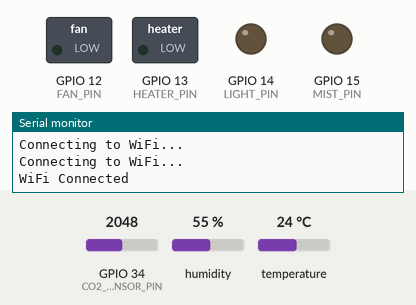
The sketch below on a simulated ESP32. Shown: switched loads named in the sketch (green lamp = pin HIGH), output pins drawn as LEDs (lit = HIGH), the last lines printed to the serial monitor. The inputs (shaded band) are chosen by the test bench; at power-on: humidity 55 %, GPIO 34 (CO2_SENSOR_PIN) = 2048, temperature 24 °C. WiFi joins after 1.5 s; servers stay silent unless stated.

Above: at 3.5 s.
3.6 s: humidity set to 41 %
At 4.9 s:
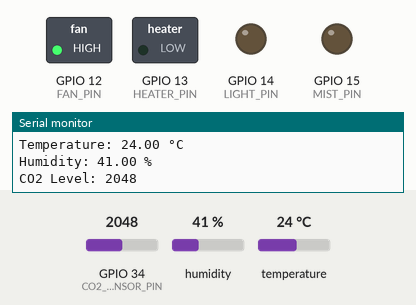
5.8 s: humidity set to 38 %
At 9.2 s:
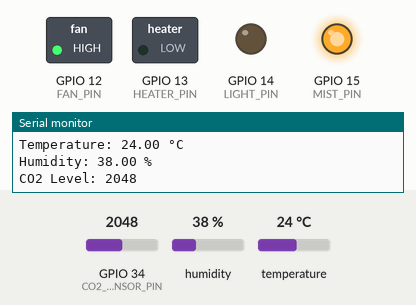
9.8 s: GPIO 34 (CO2_SENSOR_PIN) set to 421
11.5 s: GPIO 34 (CO2_SENSOR_PIN) set to 368
At 13.4 s:
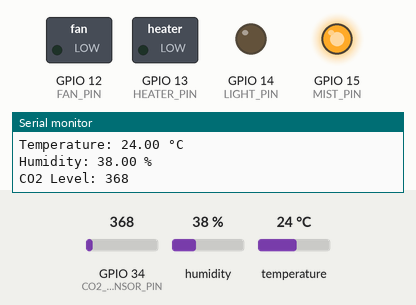
13.8 s: temperature set to 19 °C
17.5 s: temperature set to 16 °C
At 20.7 s:
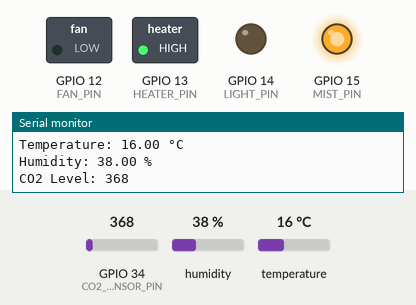
Timing chart, 0 to 22.2 s (numbered marks = the images above; inputs shaded):
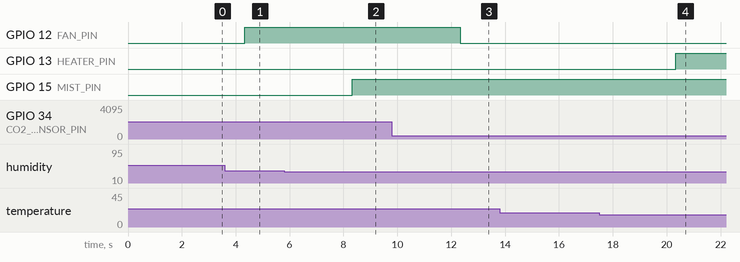

Measured:
- the behaviour switches between 40 and 39 % on humidity (found by bisection; images 1 and 2)
- the behaviour switches between 401 and 400 on GPIO 34 (CO2_SENSOR_PIN) (found by bisection; images 2 and 3)
- the behaviour switches between 18 and 17 °C on temperature (found by bisection; images 3 and 4)
- after the input at 5.8 s, GPIO 15 (MIST_PIN): LOW → HIGH after 2.5 s
- after the input at 11.5 s, GPIO 12 (FAN_PIN): HIGH → LOW after 0.83 s
- after the input at 17.5 s, GPIO 13 (HEATER_PIN): LOW → HIGH after 2.8 s

The sketch:

FC_project.ino
```cpp
#define BLYNK_TEMPLATE_ID "YOUR_TEMPLATE_ID"
#define BLYNK_TEMPLATE_NAME "Smart Greenhouse"
#define BLYNK_AUTH_TOKEN "YOUR_AUTH_TOKEN"

#include <WiFi.h>
#include <BlynkSimpleEsp32.h>
#include <DHT.h>

#define DHT_PIN 4
#define DHT_TYPE DHT11

#define FAN_PIN 12
#define HEATER_PIN 13
#define LIGHT_PIN 14
#define MIST_PIN 15
#define CO2_SENSOR_PIN 34

char ssid[] = "YOUR_WIFI_NAME";
char pass[] = "YOUR_WIFI_PASSWORD";

DHT dht(DHT_PIN, DHT_TYPE);
BlynkTimer timer;

float temperature;
float humidity;
int co2Level;

// Environmental thresholds
const float TEMP_HIGH = 30.0;
const float TEMP_LOW = 18.0;
const float HUMIDITY_LOW = 40.0;
const int CO2_HIGH = 400;

void readSensors()
{
    temperature = dht.readTemperature();
    humidity = dht.readHumidity();
    co2Level = analogRead(CO2_SENSOR_PIN);

    if (isnan(temperature) || isnan(humidity))
    {
        Serial.println("Failed to read DHT sensor!");
        return;
    }

    Serial.println("===== Greenhouse Data =====");
    Serial.print("Temperature: ");
    Serial.print(temperature);
    Serial.println(" °C");

    Serial.print("Humidity: ");
    Serial.print(humidity);
    Serial.println(" %");

    Serial.print("CO2 Level: ");
    Serial.println(co2Level);

    // Send data to Blynk
    Blynk.virtualWrite(V0, temperature);
    Blynk.virtualWrite(V1, humidity);
    Blynk.virtualWrite(V2, co2Level);
}

void controlActuators()
{
    // Temperature Control
    if (temperature > TEMP_HIGH)
    {
        digitalWrite(FAN_PIN, HIGH);
        digitalWrite(HEATER_PIN, LOW);
    }
    else if (temperature < TEMP_LOW)
    {
        digitalWrite(FAN_PIN, LOW);
        digitalWrite(HEATER_PIN, HIGH);
    }
    else
    {
        digitalWrite(FAN_PIN, LOW);
        digitalWrite(HEATER_PIN, LOW);
    }

    // Humidity Control
    if (humidity < HUMIDITY_LOW)
    {
        digitalWrite(MIST_PIN, HIGH);
    }
    else
    {
        digitalWrite(MIST_PIN, LOW);
    }

    // CO2 Control
    if (co2Level > CO2_HIGH)
    {
        digitalWrite(FAN_PIN, HIGH);
    }

    // Lighting Control
    int currentHour = (millis() / 3600000) % 24;

    if (currentHour >= 6 && currentHour <= 18)
    {
        digitalWrite(LIGHT_PIN, HIGH);
    }
    else
    {
        digitalWrite(LIGHT_PIN, LOW);
    }

    // Send actuator status to Blynk
    Blynk.virtualWrite(V3, digitalRead(FAN_PIN));
    Blynk.virtualWrite(V4, digitalRead(HEATER_PIN));
    Blynk.virtualWrite(V5, digitalRead(MIST_PIN));
    Blynk.virtualWrite(V6, digitalRead(LIGHT_PIN));
}

void sendData()
{
    readSensors();
    controlActuators();
}

void reconnectWiFi()
{
    if (WiFi.status() != WL_CONNECTED)
    {
        Serial.println("Reconnecting WiFi...");
        WiFi.begin(ssid, pass);
    }
}

void setup()
{
    Serial.begin(115200);

    dht.begin();

    pinMode(FAN_PIN, OUTPUT);
    pinMode(HEATER_PIN, OUTPUT);
    pinMode(MIST_PIN, OUTPUT);
    pinMode(LIGHT_PIN, OUTPUT);

    digitalWrite(FAN_PIN, LOW);
    digitalWrite(HEATER_PIN, LOW);
    digitalWrite(MIST_PIN, LOW);
    digitalWrite(LIGHT_PIN, LOW);

    WiFi.begin(ssid, pass);

    while (WiFi.status() != WL_CONNECTED)
    {
        delay(1000);
        Serial.println("Connecting to WiFi...");
    }

    Serial.println("WiFi Connected");

    Blynk.begin(BLYNK_AUTH_TOKEN, ssid, pass);

    timer.setInterval(2000L, sendData);
    timer.setInterval(10000L, reconnectWiFi);
}

void loop()
{
    Blynk.run();
    timer.run();
}
```
